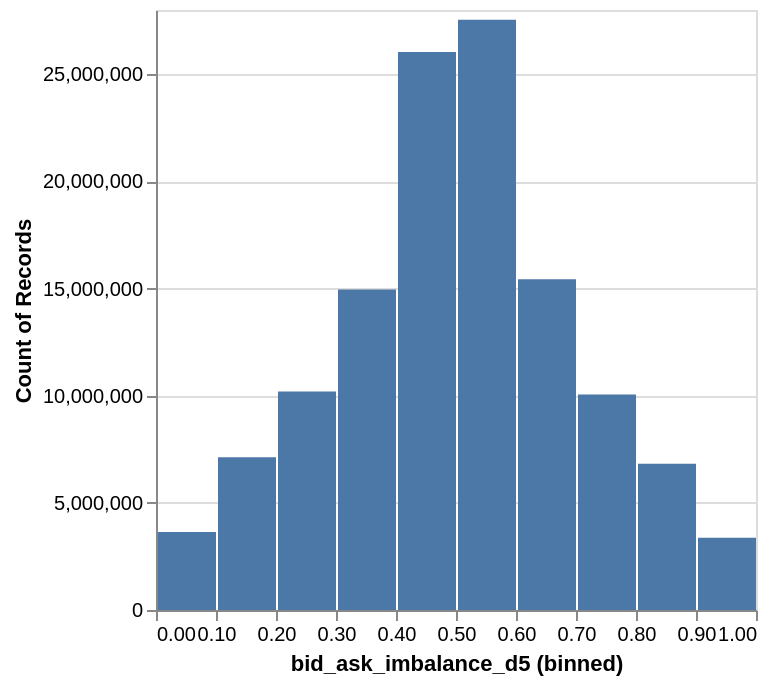

Source (notebook cell):
### Code cell
df_l2["bid_ask_imbalance_d5"].plot.hist()

### Figure 1 — Vega specification as saved in the notebook (floating-point values rounded to 4 significant figures)
{"$schema": "https://vega.github.io/schema/vega/v6.json", "data": [{"name": "param_1e9efca18e7a2868_store"}, {"name": "source_0", "values": [{"__count": 10053793, "bin_maxbins_10_bid_ask_imbalance_d5": 0.7, "bin_maxbins_10_bid_ask_imbalance_d5_end": 0.8}, {"__count": 6830000, "bin_maxbins_10_bid_ask_imbalance_d5": 0.8, "bin_maxbins_10_bid_ask_imbalance_d5_end": 0.9}, {"__count": 15434865, "bin_maxbins_10_bid_ask_imbalance_d5": 0.6, "bin_maxbins_10_bid_ask_imbalance_d5_end": 0.7}, {"__count": 3369366, "bin_maxbins_10_bid_ask_imbalance_d5": 0.9, "bin_maxbins_10_bid_ask_imbalance_d5_end": 1.0}, {"__count": 26039007, "bin_maxbins_10_bid_ask_imbalance_d5": 0.4, "bin_maxbins_10_bid_ask_imbalance_d5_end": 0.5}, {"__count": 27542714, "bin_maxbins_10_bid_ask_imbalance_d5": 0.5, "bin_maxbins_10_bid_ask_imbalance_d5_end": 0.6}, {"__count": 14953486, "bin_maxbins_10_bid_ask_imbalance_d5": 0.3, "bin_maxbins_10_bid_ask_imbalance_d5_end": 0.4}, {"__count": 10192449, "bin_maxbins_10_bid_ask_imbalance_d5": 0.2, "bin_maxbins_10_bid_ask_imbalance_d5_end": 0.3}, {"__count": 7128126, "bin_maxbins_10_bid_ask_imbalance_d5": 0.1, "bin_maxbins_10_bid_ask_imbalance_d5_end": 0.2}, {"__count": 3643609, "bin_maxbins_10_bid_ask_imbalance_d5": 0.0, "bin_maxbins_10_bid_ask_imbalance_d5_end": 0.1}]}, {"name": "source_0_y_domain___count", "values": [{"min": 3369366, "max": 27542714}]}], "signals": [{"name": "bin_maxbins_10_bid_ask_imbalance_d5_bins", "value": {"fields": ["bid_ask_imbalance_d5"], "fname": "bin_bid_ask_imbalance_d5", "start": 0.0, "step": 0.1, "stop": 1.0}}, {"name": "unit", "value": {}, "on": [{"events": "pointermove", "update": "isTuple(group()) ? group() : unit"}]}, {"name": "param_1e9efca18e7a2868", "update": "vlSelectionResolve(\"param_1e9efca18e7a2868_store\", \"union\")"}, {"name": "param_1e9efca18e7a2868_bid_ask_imbalance_d5", "on": [{"events": [{"source": "view", "type": "dblclick"}], "update": "null"}, {"events": {"signal": "param_1e9efca18e7a2868_translate_delta"}, "update": "panLinear(param_1e9efca18e7a2868_translate_anchor.extent_x, -param_1e9efca18e7a2868_translate_delta.x / width)"}, {"events": {"signal": "param_1e9efca18e7a2868_zoom_delta"}, "update": "zoomLinear(domain(\"x\"), param_1e9efca18e7a2868_zoom_anchor.x, param_1e9efca18e7a2868_zoom_delta)"}]}, {"name": "param_1e9efca18e7a2868_tuple", "on": [{"events": [{"signal": "param_1e9efca18e7a2868_bid_ask_imbalance_d5"}], "update": "param_1e9efca18e7a2868_bid_ask_imbalance_d5 ? {unit: \"\", fields: param_1e9efca18e7a2868_tuple_fields, values: [param_1e9efca18e7a2868_bid_ask_imbalance_d5]} : null"}]}, {"name": "param_1e9efca18e7a2868_tuple_fields", "value": [{"field": "bid_ask_imbalance_d5", "channel": "x", "type": "R"}]}, {"name": "param_1e9efca18e7a2868_translate_anchor", "value": {}, "on": [{"events": [{"source": "scope", "type": "pointerdown"}], "update": "{x: x(unit), y: y(unit), extent_x: domain(\"x\")}"}]}, {"name": "param_1e9efca18e7a2868_translate_delta", "value": {}, "on": [{"events": [{"source": "window", "between": [{"source": "scope", "type": "pointerdown"}, {"source": "window", "type": "pointerup"}], "type": "pointermove", "consume": true}], "update": "{x: param_1e9efca18e7a2868_translate_anchor.x - x(unit), y: param_1e9efca18e7a2868_translate_anchor.y - y(unit)}"}]}, {"name": "param_1e9efca18e7a2868_zoom_anchor", "on": [{"events": [{"source": "scope", "consume": true, "type": "wheel"}], "update": "{x: invert(\"x\", x(unit)), y: invert(\"y\", y(unit))}"}]}, {"name": "param_1e9efca18e7a2868_zoom_delta", "on": [{"events": [{"source": "scope", "consume": true, "type": "wheel"}], "update": "pow(1.001, event.deltaY * pow(16, event.deltaMode))", "force": true}]}, {"name": "param_1e9efca18e7a2868_modify", "on": [{"events": {"signal": "param_1e9efca18e7a2868_tuple"}, "update": "modify(\"param_1e9efca18e7a2868_store\", param_1e9efca18e7a2868_tuple, true)"}]}], "marks": [{"type": "rect", "name": "marks", "from": {"data": "source_0"}, "encode": {"update": {"x": {"field": "bin_maxbins_10_bid_ask_imbalance_d5_end", "scale": "x", "offset": {"signal": "0.5 + (abs(scale(\"x\", datum[\"bin_maxbins_10_bid_ask_imbalance_d5_end\"]) - scale(\"x\", datum[\"bin_maxbins_10_bid_ask_imbalance_d5\"])) < 0.25 ? 0.5 * (0.25 - (abs(scale(\"x\", datum[\"bin_maxbins_10_bid_ask_imbalance_d5_end\"]) - scale(\"x\", datum[\"bin_maxbins_10_bid_ask_imbalance_d5\"])))) : -0.5)"}}, "y2": {"value": 0, "scale": "y"}, "tooltip": {"signal": "{\"bid_ask_imbalance_d5 (binned)\": !isValid(datum[\"bin_maxbins_10_bid_ask_imbalance_d5\"]) || !isFinite(+datum[\"bin_maxbins_10_bid_ask_imbalance_d5\"]) ? \"null\" : format(datum[\"bin_maxbins_10_bid_ask_imbalance_d5\"], \"\") + \" – \" + format(datum[\"bin_maxbins_10_bid_ask_imbalance_d5_end\"], \"\"), \"Count of Records\": format(datum[\"__count\"], \"\")}"}, "x2": {"field": "bin_maxbins_10_bid_ask_imbalance_d5", "scale": "x", "offset": {"signal": "0.5 + (abs(scale(\"x\", datum[\"bin_maxbins_10_bid_ask_imbalance_d5_end\"]) - scale(\"x\", datum[\"bin_maxbins_10_bid_ask_imbalance_d5\"])) < 0.25 ? -0.5 * (0.25 - (abs(scale(\"x\", datum[\"bin_maxbins_10_bid_ask_imbalance_d5_end\"]) - scale(\"x\", datum[\"bin_maxbins_10_bid_ask_imbalance_d5\"])))) : 0.5)"}}, "y": {"field": "__count", "scale": "y"}, "fill": {"value": "#4c78a8"}}}, "interactive": true, "clip": true, "style": ["bar"]}], "scales": [{"name": "x", "type": "linear", "domain": {"signal": "[bin_maxbins_10_bid_ask_imbalance_d5_bins.start, bin_maxbins_10_bid_ask_imbalance_d5_bins.stop]"}, "range": [0, {"signal": "width"}], "bins": {"signal": "bin_maxbins_10_bid_ask_imbalance_d5_bins"}, "domainRaw": {"signal": "param_1e9efca18e7a2868[\"bid_ask_imbalance_d5\"]"}, "zero": false}, {"name": "y", "type": "linear", "domain": [{"signal": "(data(\"source_0_y_domain___count\")[0] || {}).min"}, {"signal": "(data(\"source_0_y_domain___count\")[0] || {}).max"}], "range": [{"signal": "height"}, 0], "zero": true, "nice": true}], "axes": [{"scale": "y", "ticks": false, "gridScale": "x", "domain": false, "orient": "left", "maxExtent": 0, "zindex": 0, "grid": true, "labels": false, "aria": false, "minExtent": 0, "tickCount": {"signal": "ceil(height/40)"}}, {"scale": "x", "grid": false, "orient": "bottom", "labelOverlap": true, "tickCount": {"signal": "ceil(width/10)"}, "labelFlush": true, "title": "bid_ask_imbalance_d5 (binned)", "zindex": 0}, {"scale": "y", "grid": false, "orient": "left", "labelOverlap": true, "zindex": 0, "title": "Count of Records", "tickCount": {"signal": "ceil(height/40)"}}], "style": "cell", "padding": 5, "background": "white", "width": 300, "height": 300}
